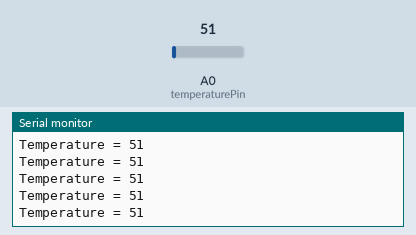
The sketch below on a simulated Arduino Uno, built with avr-gcc and run on an emulated ATmega328P. Shown: the last lines printed to the serial monitor. Inputs (shaded band) come from the test bench; at power-on: A0 (temperaturePin) = 51.

Above: at 1.2 s.
1.3 s: A0 (temperaturePin) set to 95
At 2.2 s:
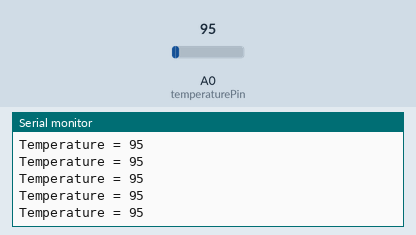
4.3 s: A0 (temperaturePin) set to 108
At 5.2 s:
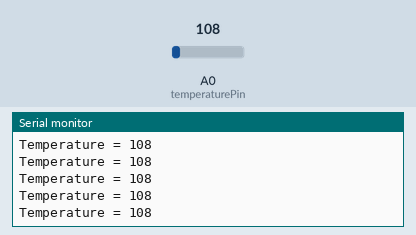
Timing chart, 0 to 7.3 s (numbered marks = the images above; inputs shaded):
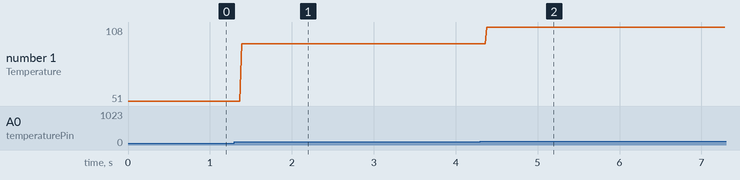

The sketch:

readTemp_lesson1.ino
```cpp
/*
 * Part of series:
 * Introduction to Arduino for Scientists
 * Developed by Dr. Paul Leary, and Dr. Natalie Low
 *
 * Lesson 1 -  Reading a thermistor
 *
 * Many uses of Arduinos in science involve reading one or more sensors and then doing something with the data.
 * Here, we will read a simple sensor - a thermistor - with the Arduino using the analogRead() function.
 *
 */


// This section (outside the setup() and loop() blocks) stores the GLOBAL VARIABLES
// These are variables that are GLOBAL in SCOPE
// Global variables are accessible to any section of the program

// DECLARE a global variable to store the pin number of the pin we will use to read temperature
// We use an analog pin to read the thermistor
int temperaturePin = A0;


void setup() {
  // The setup() block is a requirement of ANY Arduino program (even if it is left empty).
  // The setup() block is the first set of commands to run, and the block runs only once, before entering loop()


  Serial.begin(9600);  // Open a line to the SERIAL MONITOR at 9600 BAUD rate (bits/second)
}

void loop() {
  // The loop() block is a requirement of ANY Arduino program (even if it is left empty).
  // After the setup() block is run, loop() runs indefinitely.

  // DECLARE a LOCAL variable (LOCAL in SCOPE), a variable accessible only to the current function, here loop().
  // This variable, of type INT (integer), stores the raw ANALOG value that we read from the thermistor
  // using the function analogRead()
  int temperature_analog = analogRead(temperaturePin);

  // Here we simply print our data to the Serial Monitor.
  // Within the Arduino IDE, we can access the Serial Monitor using the square icon on the top right of the window.
  // Note that serial communication uses digital pins 0 and 1, so we can't use them for other things
  // while serial communication is happening between the Arduino and the serial monitor.
  // For command reference, see: https://www.arduino.cc/reference/en/language/functions/communication/serial/
  Serial.print("Temperature = ");
  Serial.print(temperature_analog);
  Serial.println();

  // And last, we delay for 500 ms.  Otherwise these commands would execute as fast as the Arduino could possibly run.
//  delay(500);

}
```

Measured:
- after the input at 1.3 s, the serial monitor: prints a new line after 0.09 s (image 1)
- after the input at 4.3 s, the serial monitor: prints a new line after 0.08 s (image 2)
- plotted number 1: 51 → 95 after the input at 1.3 s, 95 → 108 after the input at 4.3 s
